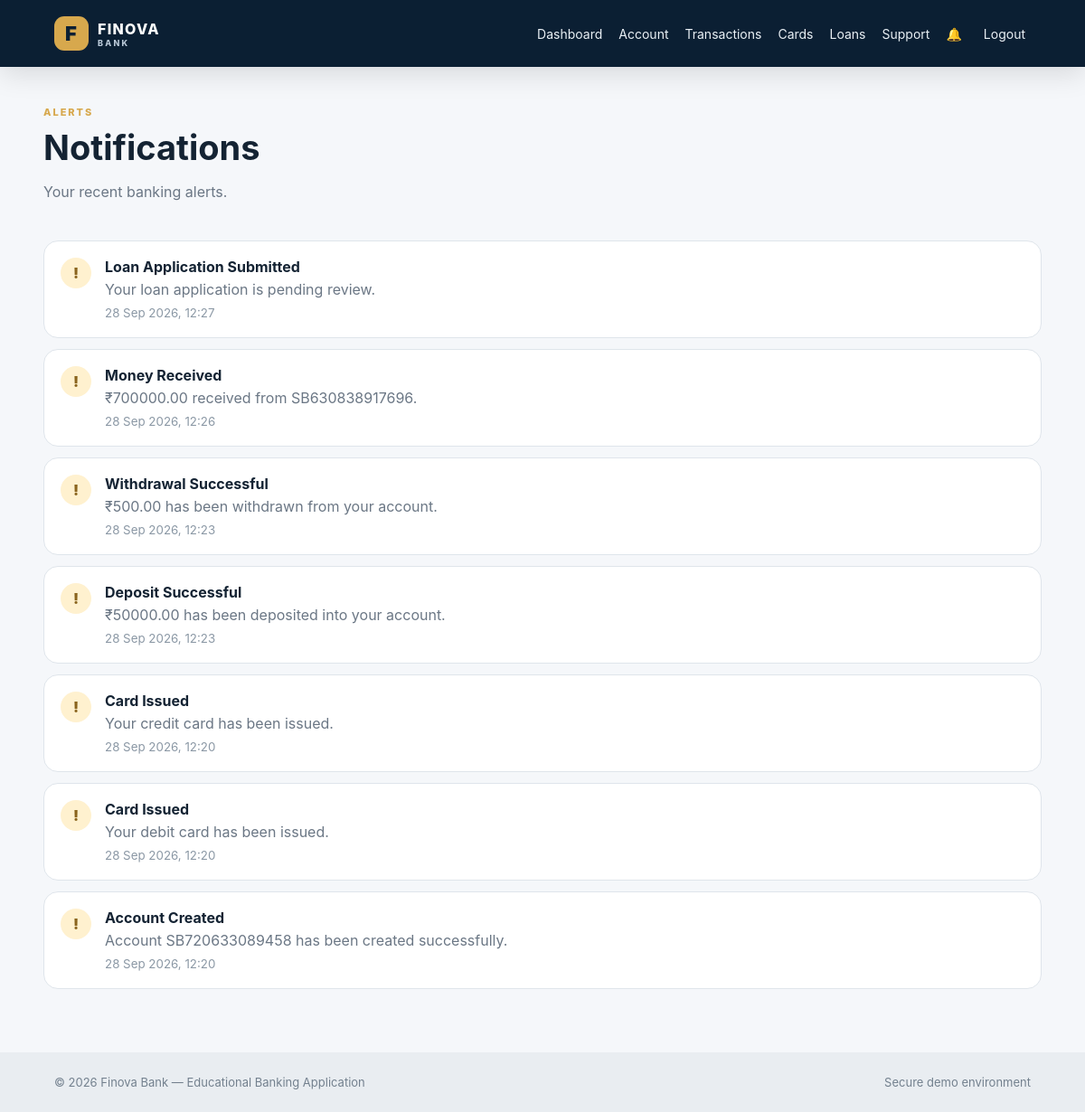
The app's page /notifications/ (signed in) with its own data.
### banking/models.py (models this page shows, shortened)
class Notification(models.Model):
    user = models.ForeignKey(
        User, on_delete=models.CASCADE, related_name="notifications"
    )
    title = models.CharField(max_length=150)
    message = models.TextField()
    is_read = models.BooleanField(default=False)
    created_at = models.DateTimeField(auto_now_add=True)
    class Meta:
        ordering = ["-created_at"]

### banking/views.py (the view)
# urls.py: path("notifications/", views.notifications, name="notifications"),
@login_required
def notifications(request):
    data = request.user.notifications.all()
    request.user.notifications.filter(is_read=False).update(is_read=True)
    return render(request, "notifications.html", {"notifications": data})

### templates/notifications.html (shortened to what this page needs)
{% extends "base.html" %}
{% block content %}
<div class="page-head"><div><span class="eyebrow">ALERTS</span><h1>Notifications</h1><p class="muted">Your recent banking alerts.</p></div></div>
<div class="notification-list">
{% for n in notifications %}
<div class="notification-item">
    <div class="notification-icon">!</div>
    <div><strong>{{ n.title }}</strong><p>{{ n.message }}</p><small>{{ n.created_at|date:"d M Y, H:i" }}</small></div>
</div>
{% empty %}<div class="empty"><h2>No notifications</h2><p>You are all caught up.</p></div>{% endfor %}
</div>
{% endblock %}

### templates/base.html (shortened to what this page needs)
{% load static %}
<!DOCTYPE html>
<html lang="en">
<head>
    <link rel="stylesheet" href="{% static 'css/style.css' %}">
</head>
<body>
<header class="topbar">
    <a class="brand" href="{% if user.is_authenticated %}{% url 'dashboard' %}{% else %}{% url 'home' %}{% endif %}">
        <span class="brand-mark">F</span>
        <span>FINOVA <small>BANK</small></span>
    </a>
    {% if user.is_authenticated %}
    <nav class="nav">
        <a href="{% url 'dashboard' %}">Dashboard</a>
        <a href="{% url 'accounts' %}">Account</a>
        <a href="{% url 'transactions' %}">Transactions</a>
        <a href="{% url 'cards' %}">Cards</a>
        <a href="{% url 'loans' %}">Loans</a>
        <a href="{% url 'support' %}">Support</a>
        <a href="{% url 'notifications' %}" class="nav-notify">🔔</a>
        <form method="post" action="{% url 'logout' %}" class="logout-form">
            <button type="submit" class="nav-button">Logout</button>
        </form>
    </nav>
    {% else %}
    <nav class="nav">
        <a href="{% url 'login' %}">Login</a>
        <a class="nav-cta" href="{% url 'register' %}">Open Account</a>
    </nav>
    {% endif %}
</header>
<main class="container">
    {% block content %}{% endblock %}
</main>
<footer class="footer">
    <div>© 2026 Finova Bank — Educational Banking Application</div>
    <div>Secure demo environment</div>
</footer>
</body>
</html>

### static/css/style.css (style rules this page uses)
:root { --navy:#0b1f33; --navy2:#12395a; --gold:#d7a84d; --cream:#f5f7fa; --white:#fff; --text:#142333; --muted:#6b7785; --border:#dfe5eb; --green:#178a55; --red:#c73b45; --shadow:0 16px 45px rgba(17,36,55,.08); }
* { box-sizing:border-box }
body { margin:0;background:var(--cream);color:var(--text);font-family:Inter,Segoe UI,Arial,sans-serif }
a { text-decoration:none;color:inherit }
.topbar { height:74px;background:var(--navy);color:#fff;display:flex;align-items:center;justify-content:space-between;padding:0 5%;position:sticky;top:0;z-index:20;box-shadow:0 8px 30px rgba(0,0,0,.12) }
.brand { display:flex;align-items:center;gap:10px;font-weight:800;letter-spacing:.08em }
.brand small { display:block;color:#b9c8d7;font-size:9px;letter-spacing:.25em }
.brand-mark { width:38px;height:38px;border-radius:11px;background:var(--gold);color:var(--navy);display:grid;place-items:center;font-size:22px;font-weight:900 }
.nav { display:flex;gap:18px;align-items:center;font-size:14px }
.nav a { color:#eaf0f5 }
.nav-button { border:0;background:transparent;color:#eaf0f5;cursor:pointer;font:inherit }
.logout-form { margin:0 }
.container { width:min(1180px,92%);margin:0 auto;padding:38px 0 70px }
.footer { padding:25px 5%;display:flex;justify-content:space-between;color:#73808e;background:#e9edf1;font-size:13px }
.mini-label,.eyebrow { font-size:11px;font-weight:800;letter-spacing:.18em;color:var(--gold) }
.page-head { display:flex;align-items:flex-end;justify-content:space-between;gap:20px;margin-bottom:28px }
.page-head h1 { font-size:38px;margin:8px 0 }
.muted { color:var(--muted) }
.notification-list { display:grid;gap:12px }
.notification-item { display:flex;gap:15px;background:#fff;border:1px solid var(--border);padding:18px;border-radius:16px }
.notification-icon { width:34px;height:34px;border-radius:50%;background:#fff1cf;color:#8a641d;display:grid;place-items:center;font-weight:900 }
.notification-item p { margin:5px 0;color:var(--muted) }
.notification-item small { color:#8b98a5 }

### records on screen
Notification: title "Loan Application Submitted", message "Your loan application is pending review.", created_at "28 Sep 2026, 12:27"
Notification: title "Money Received", message "₹700000.00 received from SB630838917696.", created_at "28 Sep 2026, 12:26"
Notification: title "Withdrawal Successful", message "₹500.00 has been withdrawn from your account.", created_at "28 Sep 2026, 12:23"
Notification: title "Deposit Successful", message "₹50000.00 has been deposited into your account.", created_at "28 Sep 2026, 12:23"
Notification: title "Card Issued", message "Your credit card has been issued.", created_at "28 Sep 2026, 12:20"
Notification: title "Card Issued", message "Your debit card has been issued.", created_at "28 Sep 2026, 12:20"
Notification: title "Account Created", message "Account SB720633089458 has been created successfully.", created_at "28 Sep 2026, 12:20"
